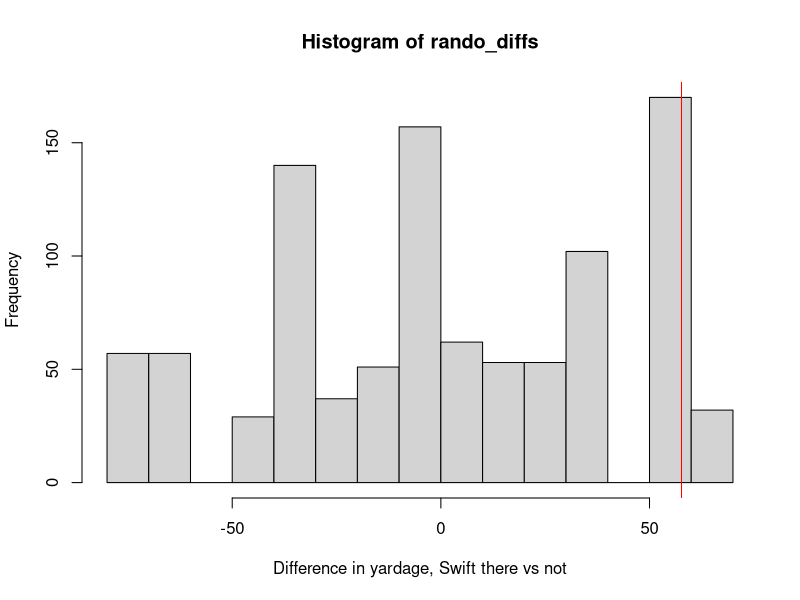

Write the R code that produced this figure.
## ---- chunk 1
datt <- read.csv("./../data/oregon_subset.csv")
## ---- chunk 2
(itt_y <- mean(datt$borrow[datt$lottery_winner == 1], na.rm = T) - 
   mean(datt$borrow[datt$lottery_winner == 0], na.rm = T))
## ---- chunk 3
sampling_var_1 <- var(datt$borrow[datt$lottery_winner == 1], na.rm = T)/
  sum(datt$lottery_winner == 1 & !is.na(datt$borrow), na.rm = T)
sampling_var_0 <- var(datt$borrow[datt$lottery_winner == 0], na.rm = T)/
  sum(datt$lottery_winner == 0 & !is.na(datt$borrow), na.rm = T)

combined_standard_error <- sqrt(sampling_var_1 + sampling_var_0)

itt_y + 1.96*c(-1, 1)*combined_standard_error
## ---- chunk 4
t_stat <- abs(itt_y)/combined_standard_error

2*(1 - pnorm(t_stat))  
## ---- chunk 5
wald_numerator <- mean(datt$borrow[datt$lottery_winner == 1], na.rm = T) -
  mean(datt$borrow[datt$lottery_winner == 0], na.rm = T)
wald_denominator <- mean(datt$enrolled[datt$lottery_winner == 1], na.rm = T) -
  mean(datt$enrolled[datt$lottery_winner == 0], na.rm = T)

(wald_estimate <- wald_numerator/wald_denominator)
## ---- chunk 6
m <- 500
walds <- rep(NA, m) 
# make a smaller version of data to speed up analysis a bit
dattX <- datt[, c("lottery_winner", "enrolled", "borrow")]
for(i in 1:m){
  dattY <- dattX[sample(1:nrow(dattX),
                        size = nrow(dattX), replace = T), ]
  wald_numerator <- mean(dattY$borrow[dattY$lottery_winner == 1], na.rm = T) -
    mean(dattY$borrow[dattY$lottery_winner == 0], na.rm = T)
  wald_denominator <- mean(dattY$enrolled[dattY$lottery_winner == 1], na.rm = T) -
    mean(dattY$enrolled[dattY$lottery_winner == 0], na.rm = T)
  walds[i] <- wald_numerator/wald_denominator
}

wald_std_error <- sd(walds)

(conf_int <- wald_estimate + 1.96*c(-1, 1)*wald_std_error)
## ---- chunk 7
t_stat <- abs(wald_estimate)/wald_std_error
2*(1 - pnorm(t_stat))  
## ---- chunk 8
dat <- read.csv("./../data/kelce.csv")
## ---- chunk 9
(actual_diff <- mean(dat$yards[dat$swift == 1]) - 
   mean(dat$yards[dat$swift == 0]))
## ---- chunk 10
#| echo: true
m <- 1000
rando_diffs <- rep(NA, m)
for(i in 1:m){
  dat$fake_swift <- sample(dat$swift)
  rando_diffs[i] <- mean(dat$yards[dat$fake_swift == 1]) - 
    mean(dat$yards[dat$fake_swift == 0])
}
## ---- chunk 11
hist(rando_diffs, xlab = "Difference in yardage, Swift there vs not")
abline(v = actual_diff, col = "red")
## ---- chunk 12
mean(rando_diffs > actual_diff)
## ---- chunk 13
mean(abs(rando_diffs) > actual_diff)
